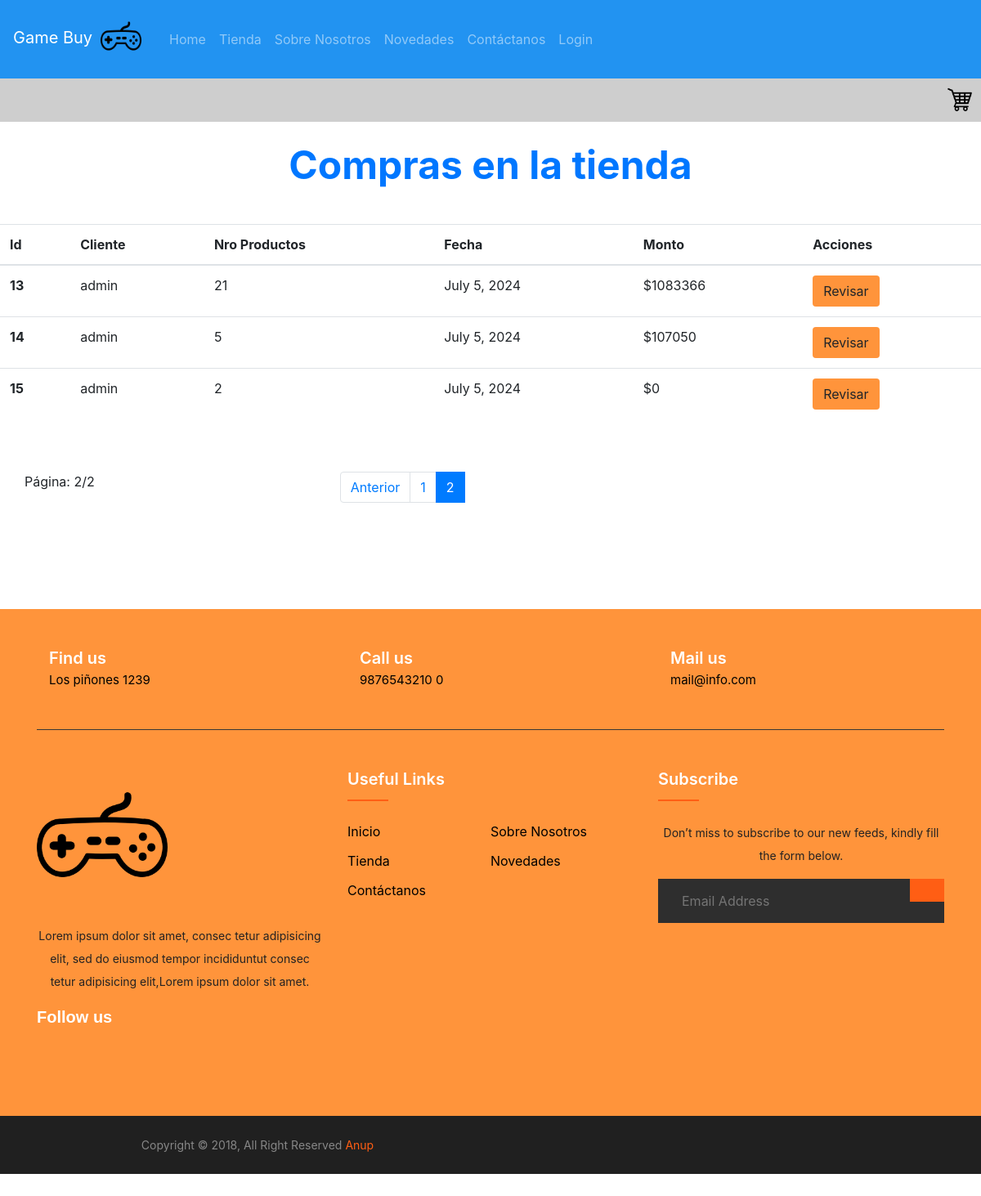
The page /tienda/crud_pedido?pagina=3 on the database as committed earlier.
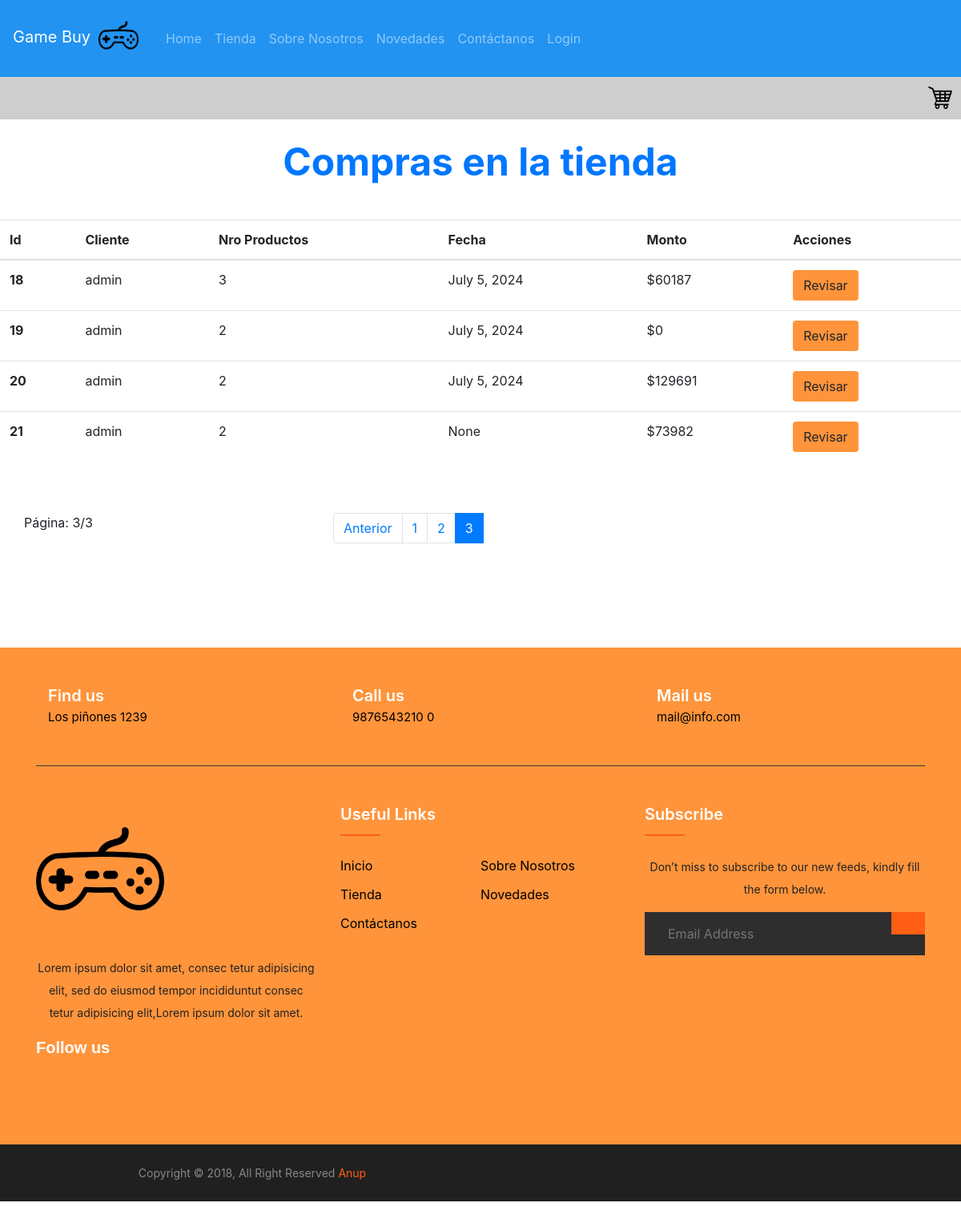
The same page on the database as committed later.
### tienda/models.py (models this page shows)
class Pedido(models.Model):
    id= models.AutoField(db_column= 'pedido_id', primary_key= True)
    nro_productos= models.IntegerField(default=0)
    f_cliente= models.ForeignKey(Cliente, db_column='cli_FK', on_delete=models.CASCADE)
    envio= models.BooleanField(default= True)
    fecha_compra= models.DateField(null= True)
    current= models.BooleanField(default= True)
    total_precio= models.IntegerField(default= 0)

class Cliente(models.Model):
    user= models.OneToOneField(User, null= True, on_delete=models.CASCADE)
    nombre= models.CharField(max_length= 50)
    primer_apellido= models.CharField(max_length= 50)
    segundo_apellido= models.CharField(max_length= 50)
    direccion= models.CharField(max_length= 60, null= True)
    telefono= models.IntegerField(null=True)

### tienda/views.py (the view)
# urls.py: path("crud_pedido", views.crud_pedido, name="crud_pedido"),
def crud_pedido(request):
    if request.method== "POST":
        id_p= request.POST.get("id_boton")
        pedido= Pedido.objects.get(id= id_p)
        cliente= pedido.f_cliente
        context={
            "pedido": pedido,
            "cliente": cliente
        }
        return render(request, "tienda/pedido_det.html", context)
    else:
        pedidos= Pedido.objects.all()
        pagina = Paginator(pedidos, 5)
        lista_pagina = request.GET.get('pagina')
        pagina = pagina.get_page(lista_pagina)
        context={"pedidos": pedidos,
                 "pagina": pagina}
        return render(request, "tienda/crud_boleta.html", context)

### tienda/templates/tienda/crud_boleta.html (shortened to what this page needs)
{% extends 'tienda/base.html' %}
{% load static %}
{% block content %}
<h1 class="my-4">Compras en la tienda</h1>
<div class="table-contenedor">
<table class="table table-hover tabla-crud">
    <thead>
      <tr>
        <th scope="col">Id</th>
        <th scope="col">Cliente</th>
        <th scope="col">Nro Productos</th>
        <th scope="col">Fecha</th>
        <th scope="col">Monto</th>
        <th scope="col">Acciones</th>
      </tr>
    </thead>
    <tbody>
        {% for ped in pagina.object_list %}
            <tr>
              <th scope="row">{{ped.id}}</th>
              <td>{{ped.f_cliente.user.username}}</td>
              <td>{{ped.nro_productos}}</td>
              <td>{{ped.fecha_compra}}</td>
              <td>${{ped.total_precio}}</td>
              <form method="POST">
                <td><button type="submit" value="{{ped.id}}" name="id_boton" class="btn btn-crud">Revisar</button></td>
              </form>
            </tr>
        {% endfor %}
    </tbody>
  </table>
</div>
<div class="container">
  <div class="row my-5">
      <p>Página: {{pagina.number}}/{{pagina.paginator.num_pages}}</p>
      <div class="col-md-4 offset-md-3">
          <nav aria-label="...">
              <ul class="pagination">
                  <li class="page-item">
                      {% if pagina.has_previous %}
                          <a class="page-link" href="{% url 'crud_pedido' %}?pagina={{pagina.previous_page_number}}">Anterior</a>
                      {% endif %}
                  </li>
                  {% for num_page in pagina.paginator.page_range %}
                  <br />
                      {% if pagina.number == num_page %}
                          <li class="page-item active" aria-current="page">
                              <a class="page-link" href="{% url 'crud_pedido' %}?pagina={{num_page}}">{{num_page}}</a>
                          </li>
                      {% else %}
                          <li class="page-item" aria-current="page">
                              <a class="page-link" href="{% url 'crud_pedido' %}?pagina={{num_page}}">{{num_page}}</a>
                          </li>
                      {% endif %}
                  <br />
                  {% endfor %}
              </ul>
          </nav>
      </div>
  </div>
</div>
{% endblock %}

Rows that differ between the two databases and show on the page:
no longer on this page (row unchanged): Pedido: id "13", f_cliente.user.username "admin", nro_productos "21", fecha_compra "July 5, 2024", total_precio "1083366"
no longer on this page (row unchanged): Pedido: id "14", f_cliente.user.username "admin", nro_productos "5", fecha_compra "July 5, 2024", total_precio "107050"
no longer on this page (row unchanged): Pedido: id "15", f_cliente.user.username "admin", nro_productos "2", fecha_compra "July 5, 2024", total_precio "0"
added Pedido: id "18", f_cliente.user.username "admin", nro_productos "3", fecha_compra "July 5, 2024", total_precio "60187"
added Pedido: id "19", f_cliente.user.username "admin", nro_productos "2", fecha_compra "July 5, 2024", total_precio "0"
added Pedido: id "20", f_cliente.user.username "admin", nro_productos "2", fecha_compra "July 5, 2024", total_precio "129691"
added Pedido: id "21", f_cliente.user.username "admin", nro_productos "2", fecha_compra "None", total_precio "73982"
Other text that changed with them:
{{ pagina.number }}: "2" → "3"
{{ pagina.paginator.num_pages }}: "2" → "3"
list line gone: "2"
new list line: "2"
new list line: "3"
